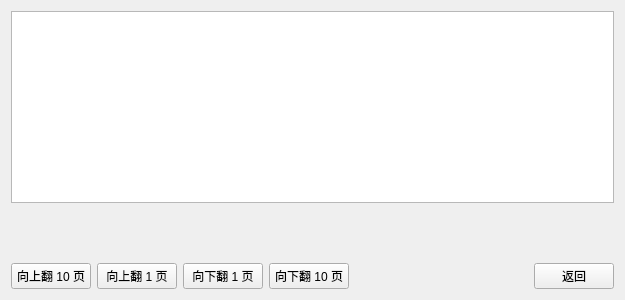
<?xml version="1.0" encoding="UTF-8"?>
<ui version="4.0">
 <class>SlotHistory</class>
 <widget class="QWidget" name="SlotHistory">
  <property name="geometry">
   <rect>
    <x>0</x>
    <y>0</y>
    <width>625</width>
    <height>300</height>
   </rect>
  </property>
  <property name="windowTitle">
   <string>Form</string>
  </property>
  <layout class="QGridLayout" name="gridLayout">
   <item row="0" column="0" colspan="6">
    <widget class="QTableView" name="tableView"/>
   </item>
   <item row="2" column="5">
    <widget class="QPushButton" name="backButton">
     <property name="text">
      <string>返回</string>
     </property>
    </widget>
   </item>
   <item row="2" column="0">
    <widget class="QPushButton" name="prev10PageButton">
     <property name="text">
      <string>向上翻 10 页</string>
     </property>
    </widget>
   </item>
   <item row="2" column="2">
    <widget class="QPushButton" name="next1PageButton">
     <property name="text">
      <string>向下翻 1 页</string>
     </property>
    </widget>
   </item>
   <item row="2" column="3">
    <widget class="QPushButton" name="next10PageButton">
     <property name="text">
      <string>向下翻 10 页</string>
     </property>
    </widget>
   </item>
   <item row="2" column="1">
    <widget class="QPushButton" name="prev1PageButton">
     <property name="text">
      <string>向上翻 1 页</string>
     </property>
    </widget>
   </item>
   <item row="2" column="4">
    <spacer name="horizontalSpacer">
     <property name="orientation">
      <enum>Qt::Horizontal</enum>
     </property>
     <property name="sizeHint" stdset="0">
      <size>
       <width>71</width>
       <height>20</height>
      </size>
     </property>
    </spacer>
   </item>
   <item row="1" column="2">
    <spacer name="verticalSpacer">
     <property name="orientation">
      <enum>Qt::Vertical</enum>
     </property>
     <property name="sizeHint" stdset="0">
      <size>
       <width>20</width>
       <height>5</height>
      </size>
     </property>
    </spacer>
   </item>
  </layout>
 </widget>
 <resources/>
 <connections/>
</ui>
